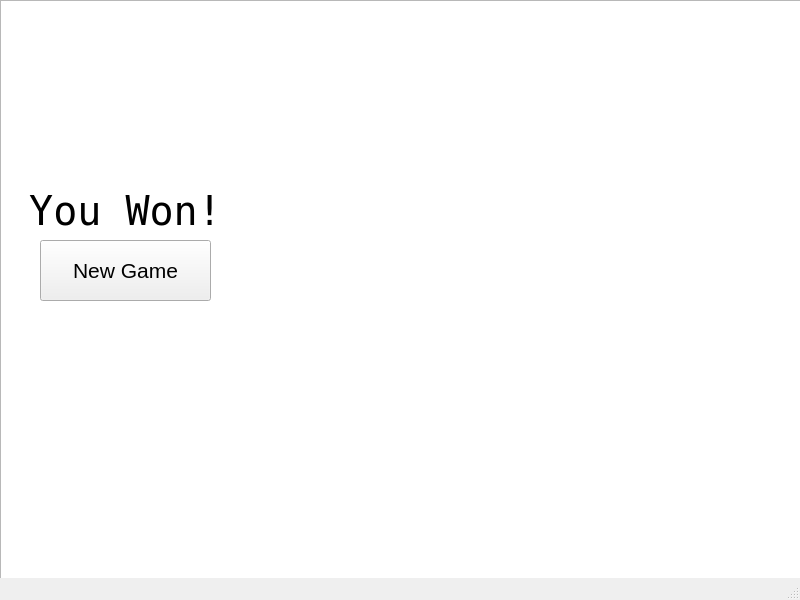
<?xml version="1.0" encoding="UTF-8"?>
<ui version="4.0">
 <class>WinWindow</class>
 <widget class="QMainWindow" name="WinWindow">
  <property name="geometry">
   <rect>
    <x>0</x>
    <y>0</y>
    <width>800</width>
    <height>600</height>
   </rect>
  </property>
  <property name="windowTitle">
   <string>MainWindow</string>
  </property>
  <widget class="QWidget" name="centralwidget">
   <widget class="QGraphicsView" name="backgroundView">
    <property name="geometry">
     <rect>
      <x>0</x>
      <y>0</y>
      <width>801</width>
      <height>631</height>
     </rect>
    </property>
   </widget>
   <widget class="QLabel" name="label">
    <property name="geometry">
     <rect>
      <x>0</x>
      <y>160</y>
      <width>251</width>
      <height>101</height>
     </rect>
    </property>
    <property name="font">
     <font>
      <family>DejaVu Sans Mono</family>
      <pointsize>30</pointsize>
     </font>
    </property>
    <property name="text">
     <string>You Won!</string>
    </property>
    <property name="alignment">
     <set>Qt::AlignCenter</set>
    </property>
   </widget>
   <widget class="QPushButton" name="newGameButton">
    <property name="geometry">
     <rect>
      <x>40</x>
      <y>240</y>
      <width>171</width>
      <height>61</height>
     </rect>
    </property>
    <property name="font">
     <font>
      <pointsize>16</pointsize>
     </font>
    </property>
    <property name="text">
     <string>New Game</string>
    </property>
   </widget>
  </widget>
  <widget class="QMenuBar" name="menubar">
   <property name="geometry">
    <rect>
     <x>0</x>
     <y>0</y>
     <width>800</width>
     <height>26</height>
    </rect>
   </property>
  </widget>
  <widget class="QStatusBar" name="statusbar"/>
 </widget>
 <resources/>
 <connections/>
</ui>
